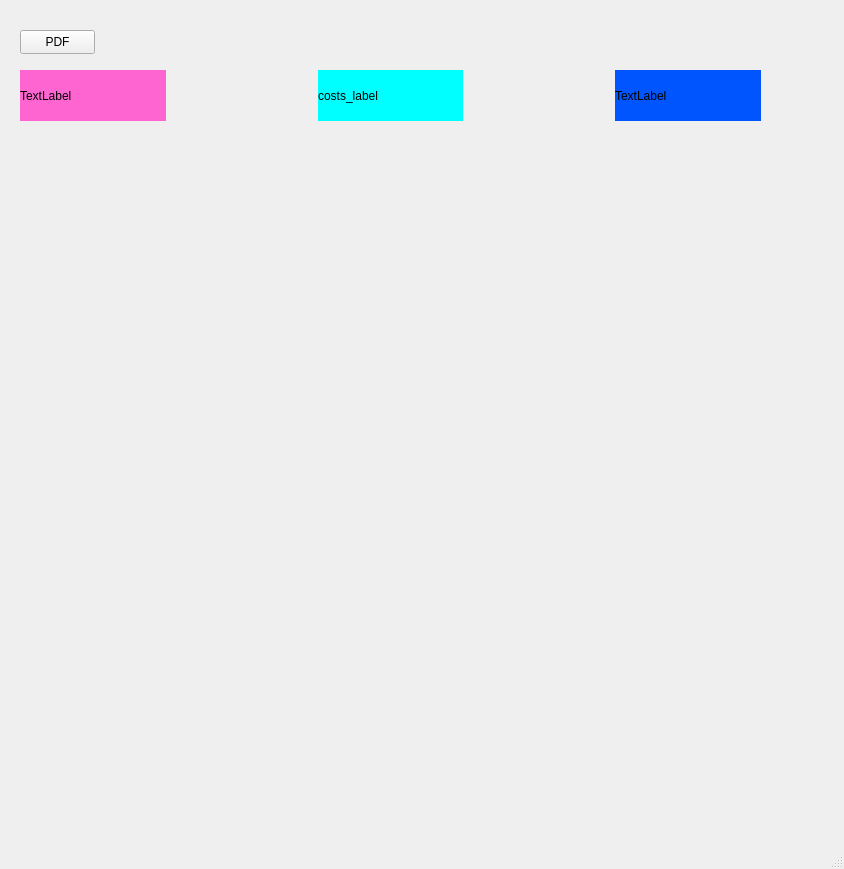
<?xml version="1.0" encoding="UTF-8"?>
<ui version="4.0">
 <class>kpi_window</class>
 <widget class="QMainWindow" name="kpi_window">
  <property name="geometry">
   <rect>
    <x>0</x>
    <y>0</y>
    <width>844</width>
    <height>869</height>
   </rect>
  </property>
  <property name="windowTitle">
   <string>MainWindow</string>
  </property>
  <widget class="QWidget" name="centralwidget">
   <widget class="QPushButton" name="pushButton">
    <property name="geometry">
     <rect>
      <x>20</x>
      <y>30</y>
      <width>75</width>
      <height>24</height>
     </rect>
    </property>
    <property name="text">
     <string>PDF</string>
    </property>
   </widget>
   <widget class="QWidget" name="layoutWidget">
    <property name="geometry">
     <rect>
      <x>20</x>
      <y>70</y>
      <width>741</width>
      <height>51</height>
     </rect>
    </property>
    <layout class="QHBoxLayout" name="horizontalLayout">
     <item>
      <widget class="QLabel" name="revenue_label">
       <property name="sizePolicy">
        <sizepolicy hsizetype="Expanding" vsizetype="Expanding">
         <horstretch>0</horstretch>
         <verstretch>0</verstretch>
        </sizepolicy>
       </property>
       <property name="styleSheet">
        <string notr="true">background-color: rgb(255, 101, 209);
font: 700 12pt &quot;Segoe UI&quot;;
color: rgb(0, 0, 0);</string>
       </property>
       <property name="text">
        <string>TextLabel</string>
       </property>
      </widget>
     </item>
     <item>
      <spacer name="horizontalSpacer_2">
       <property name="orientation">
        <enum>Qt::Orientation::Horizontal</enum>
       </property>
       <property name="sizeHint" stdset="0">
        <size>
         <width>40</width>
         <height>20</height>
        </size>
       </property>
      </spacer>
     </item>
     <item>
      <widget class="QLabel" name="costs_label">
       <property name="sizePolicy">
        <sizepolicy hsizetype="Expanding" vsizetype="Expanding">
         <horstretch>0</horstretch>
         <verstretch>0</verstretch>
        </sizepolicy>
       </property>
       <property name="styleSheet">
        <string notr="true">background-color: rgb(0, 255, 255);
font: 700 12pt &quot;Segoe UI&quot;;
color: rgb(0, 0, 0);</string>
       </property>
       <property name="text">
        <string>costs_label</string>
       </property>
      </widget>
     </item>
     <item>
      <spacer name="horizontalSpacer">
       <property name="orientation">
        <enum>Qt::Orientation::Horizontal</enum>
       </property>
       <property name="sizeHint" stdset="0">
        <size>
         <width>40</width>
         <height>20</height>
        </size>
       </property>
      </spacer>
     </item>
     <item>
      <widget class="QLabel" name="label_3">
       <property name="sizePolicy">
        <sizepolicy hsizetype="Expanding" vsizetype="Expanding">
         <horstretch>0</horstretch>
         <verstretch>0</verstretch>
        </sizepolicy>
       </property>
       <property name="styleSheet">
        <string notr="true">background-color: rgb(0, 85, 255);
font: 700 12pt &quot;Segoe UI&quot;;
color: rgb(0, 0, 0);</string>
       </property>
       <property name="text">
        <string>TextLabel</string>
       </property>
      </widget>
     </item>
    </layout>
   </widget>
   <widget class="QWidget" name="country_wdg" native="true">
    <property name="geometry">
     <rect>
      <x>40</x>
      <y>190</y>
      <width>341</width>
      <height>611</height>
     </rect>
    </property>
   </widget>
   <widget class="QWidget" name="date_wdg" native="true">
    <property name="geometry">
     <rect>
      <x>400</x>
      <y>190</y>
      <width>441</width>
      <height>611</height>
     </rect>
    </property>
   </widget>
  </widget>
  <widget class="QMenuBar" name="menubar">
   <property name="geometry">
    <rect>
     <x>0</x>
     <y>0</y>
     <width>844</width>
     <height>33</height>
    </rect>
   </property>
  </widget>
  <widget class="QStatusBar" name="statusbar"/>
 </widget>
 <resources/>
 <connections/>
</ui>
